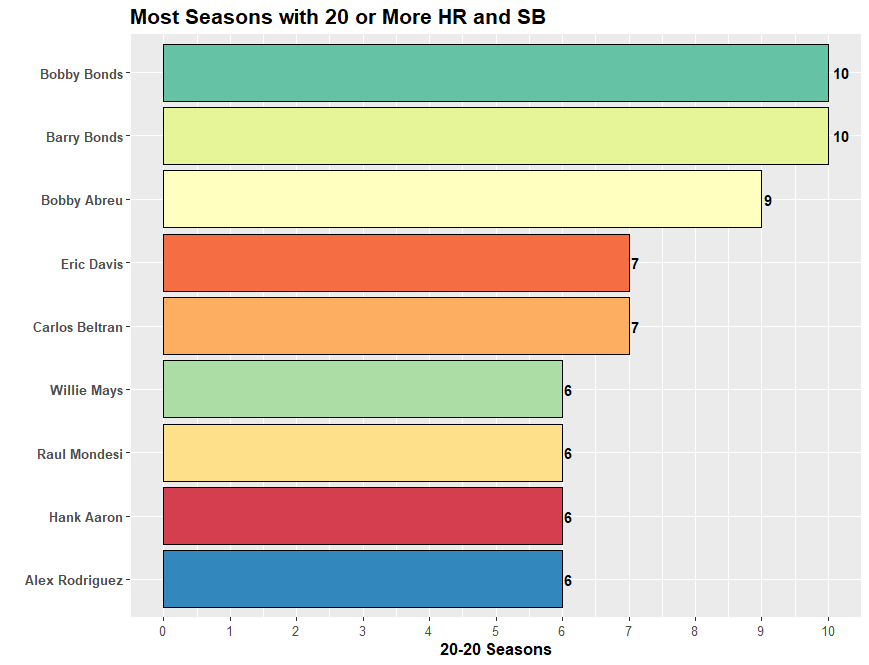

Recreate this plot in R.
#Set working directory

setwd("C:/Users/daily/Desktop/Repositories/MiscVisuals/Website Visualizations/Most Times Reaching X/MLB")

#Loading necessary libraries

library(sqldf)
library(tidyverse)
library(zoo)
library(data.table)
library(Lahman)

#Get data from Lahman Database

data <- sqldf('WITH sub1 AS (SELECT People.playerID, Batting.yearID, People.nameFirst, People.nameLast,
GROUP_CONCAT(TeamsFranchises.franchName) AS Teams, TeamsFranchises.franchID, SUM(Batting.HR) AS HR, SUM(Batting.SB) AS SB
                    FROM People
                    INNER JOIN Batting
                    ON People.playerID = Batting.PlayerID
                    INNER JOIN Teams
                    ON Batting.teamID = Teams.teamID
                    AND Batting.yearID = Teams.yearID
                    INNER JOIN TeamsFranchises
                    ON Teams.franchID = TeamsFranchises.franchID
                    GROUP BY Batting.playerID, Batting.yearID
                    HAVING SUM(Batting.HR) >= 20
                    AND SUM(Batting.SB) >= 20)
                    SELECT nameFirst, nameLast, GROUP_CONCAT(DISTINCT Teams) AS Teams, COUNT(1) AS Seasons, COUNT(DISTINCT Teams) AS Franchises
                    FROM sub1
                    GROUP BY playerID
                    ORDER BY Seasons DESC')

#Combine Columns and Filter Data

top_data <- data %>%
  mutate(Rank = rank(-Seasons, ties.method = "min"))  %>%
      filter(Rank <= 9) %>%
        mutate(DisplayFranchises = ifelse(Franchises != 1, "Multiple Teams", Teams)) %>%
           mutate(chart_label = paste(nameFirst, nameLast))
  
#Team Colors for display

fill_color <- c("Arizona Diamondbacks" = "#5F259F",
                "Atlanta Braves" = "#CE1141",
                "Baltimore Orioles" = "#DF4601",
                "Boston Red Sox" = "#BD3039",
                "Chicago Cubs" = "#0E3386",
                "Chicago White Sox" = "#27251F",
                "Cincinnati Reds" = "#C6011F",
                "Cleveland Indians" = "#E31937",
                "Colorado Rockies" = "#33006F;",
                "Detroit Tigers" = "#FA4616",
                "Houston Astros" = "#EB6E1F",
                "Kansas City Royals" = "#004687",
                "Los Angeles Angels" = "#BA0021",
                "Los Angeles Dodgers" = "#005A9C",
                "Miami Marlins" = "#00A3E0",
                "Milwaukee Brewers" = "#FFC52F",
                "Minnesota Twins" = "#002B5C",
                "New York Mets" = "#FF5910",
                "New York Yankees" = "#0C2340",
                "Oakland Athletics" = "#003831",
                "Philadelphia Phillies" = "#E81828",
                "Pittsburgh Pirates" = "#FDB827",
                "St. Louis Cardinals" = "#C41E3A",
                "San Diego Padres" = "#2F241D",
                "San Francisco Giants" = "#FD5A1E",
                "Seattle Mariners" = "#005C5C",
                "Tampa Bay Rays" = "#8FBCE6",
                "Texas Rangers" = "#C0111F",
                "Toronto Blue Jays" = "#134A8E",
                "Washington Nationals" = "#AB0003",
                "Multiple Teams" = "seashell")

#Create visual

top_data %>%
  ggplot(aes(x = reorder(chart_label, Seasons), y = Seasons, fill = Teams)) +
  geom_bar(stat = "identity", color = "black") +
  geom_text(aes(label = Seasons), fontface = "bold", hjust = -0.3) +
  coord_flip(ylim = c(0, 10)) +
  scale_y_continuous(breaks = seq(0, 10, 1)) +
  scale_fill_brewer(palette = "Spectral") +
  #scale_fill_manual(values = fill_color) +
  theme(plot.title = element_text(size = 16, face = "bold"),
        plot.subtitle = element_text(size = 12),
        axis.title.x = element_text(size = 12, face = "bold"),
        axis.text.x = element_text(size = 10),
        axis.text.y = element_text(size = 10, face ="bold"),
        legend.position = "none") +
  labs(title = "Most Seasons with 20 or More HR and SB",
       x = "",
       y = "20-20 Seasons")
